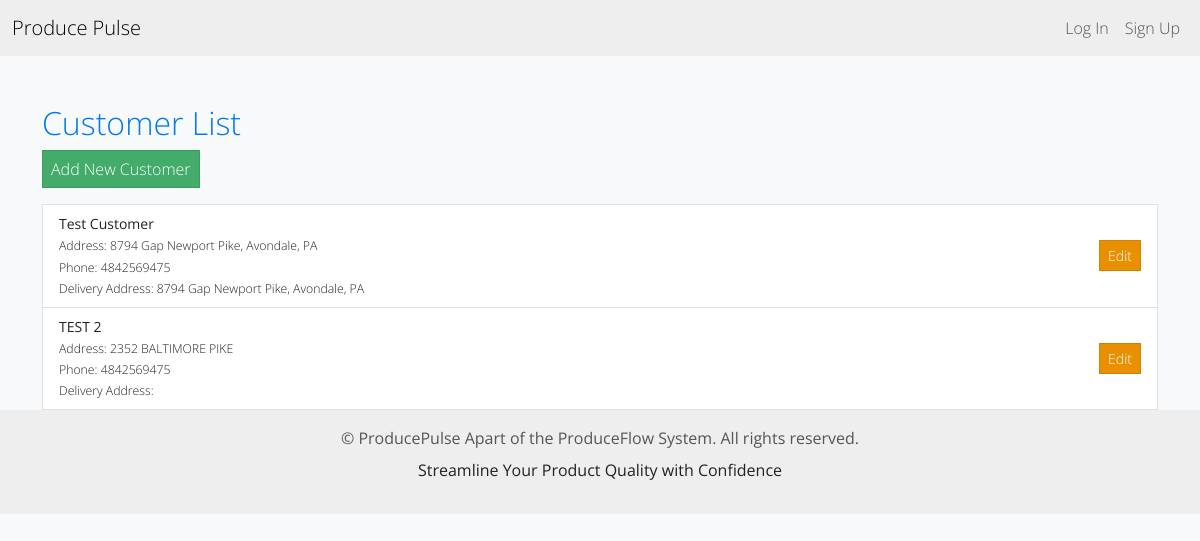
The app's page /customers/ with its own data.
### inventory/models.py (models this page shows, shortened)
class OrderCustomer(models.Model):
    name = models.CharField(max_length=255)
    address = models.CharField(max_length=255, blank=True)
    phone_number = models.CharField(max_length=20, blank=True)
    delivery_address = models.CharField(max_length=255, blank=True)

### inventory/views.py (the view)
# urls.py: path('customers/', OrderCustomerListView.as_view(), name='order_customer_list'),
class OrderCustomerListView(ListView):
    model = OrderCustomer
    template_name = 'inventory/order_customer_list.html'
    context_object_name = 'customers'

### inventory/templates/inventory/order_customer_list.html
{% extends 'inventory/base.html' %}
{% block content %}
<div class="container mt-5">
    <h2>Customer List</h2>
    <a href="{% url 'add_customer' %}" class="btn btn-success mb-3">Add New Customer</a>
    {% if customers %}
        <ul class="list-group">
            {% for customer in customers %}
            <li class="list-group-item d-flex justify-content-between align-items-center">
                <div>
                    <strong>{{ customer.name }}</strong><br>
                    <small>
                        Address: {{ customer.address }}<br>
                        Phone: {{ customer.phone_number }}<br>
                        Delivery Address: {{ customer.delivery_address }}
                    </small>
                </div>
                <a href="{% url 'edit_customer' customer.pk %}" class="btn btn-warning btn-sm">Edit</a>
            </li>
            {% endfor %}
        </ul>
    {% else %}
        <p>No customers found. <a href="{% url 'add_customer' %}">Add the first customer</a>.</p>
    {% endif %}
</div>
{% endblock %}

### static/css/styles.css (style rules this page uses)
body { background-color: #f8f9fa; }
h1, h2 { color: #0079f1; }

### records on screen
OrderCustomer: name "Test Customer", address "8794 Gap Newport Pike, Avondale, PA", phone_number "4842569475", delivery_address "8794 Gap Newport Pike, Avondale, PA"
OrderCustomer: name "TEST 2", address "2352 BALTIMORE PIKE", phone_number "4842569475"
